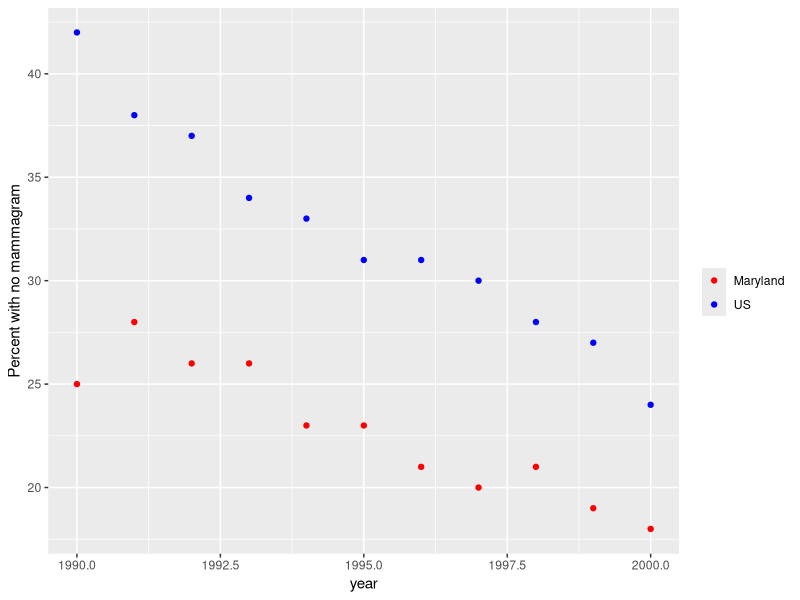
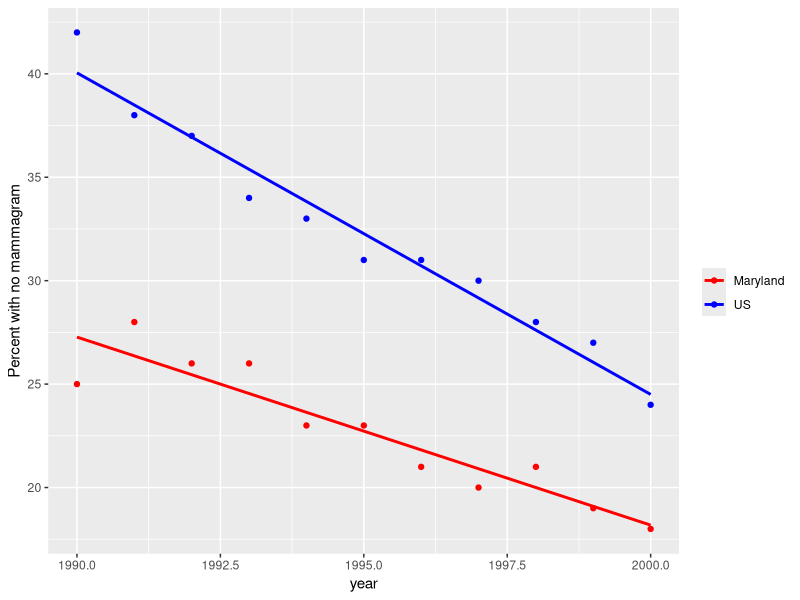

Source code (R) for these figures, in order:
#Pre
library(tidyverse) 

#Load dataset
lab1data <- read_csv("44133-Lab 1 Data.csv")

#Plot
ggplot(lab1data, aes(x=year)) +   
  ylab("Percent with no mammagram") +   
  geom_point(aes(y=Maryland, col="Maryland")) +   
  geom_point(aes(y=US, col="US")) +   
  scale_colour_manual("", breaks = c("Maryland", "US"),  
      values = c("red", "blue"))

#Summary
summary(lab1data)

#Standard Deviation of Year (by year?)
sd(lab1data$year)
#Standard Deviation of US popuation
sd(lab1data$US)
#SD of Maryland population
sd(lab1data$Maryland)

#Correlation between year and % of no mammogram in US population
cor(lab1data$year, lab1data$US)


#Sets model
model1 = lm(US ~ year, data=lab1data)

#Summary of model
summary(model1)

#ANOVA
anova(model1) 

#95% Confidence Interval
confint(model1)

################################################

#Center the data
lab1data = lab1data %>% mutate(yearcen = year - 1995)
# Assign model3 to it
model3 = lm(US ~ yearcen, data=lab1data)
# Summary of model3
summary(model3)
#ANOVA of model3
anova(model3)
#95% CI
confint(model3)


################################

#The following ggplot() allows us to plot multiple points and regression lines on a single plot.  The command geom_point() adds points to the graph and the command geom_smooth() adds the fitted values from the regression model.  In each case, the x variable is year (specified in the first line with ggplot(), but the y variable changes for the different points/lines.

#Linear Model
ggplot(lab1data, aes(x=year)) +   
  ylab("Percent with no mammagram") +  
  geom_point(aes(y=Maryland, col="Maryland")) +   
  geom_smooth(aes(y=Maryland, col="Maryland"), method="lm", se=FALSE) +  
  geom_point(aes(y=US, col="US")) + 
  geom_smooth(aes(y=US, col="US"), method="lm", se=FALSE) +  
  scale_colour_manual("",  
      breaks = c("Maryland", "US"), values = c("red", "blue"))

#Generalized Linear Model (instead of linear model)
model5 = glm(US ~ yearcen, data=lab1data, family=gaussian(link="identity")) 
summary(model5)

confint(model5)
